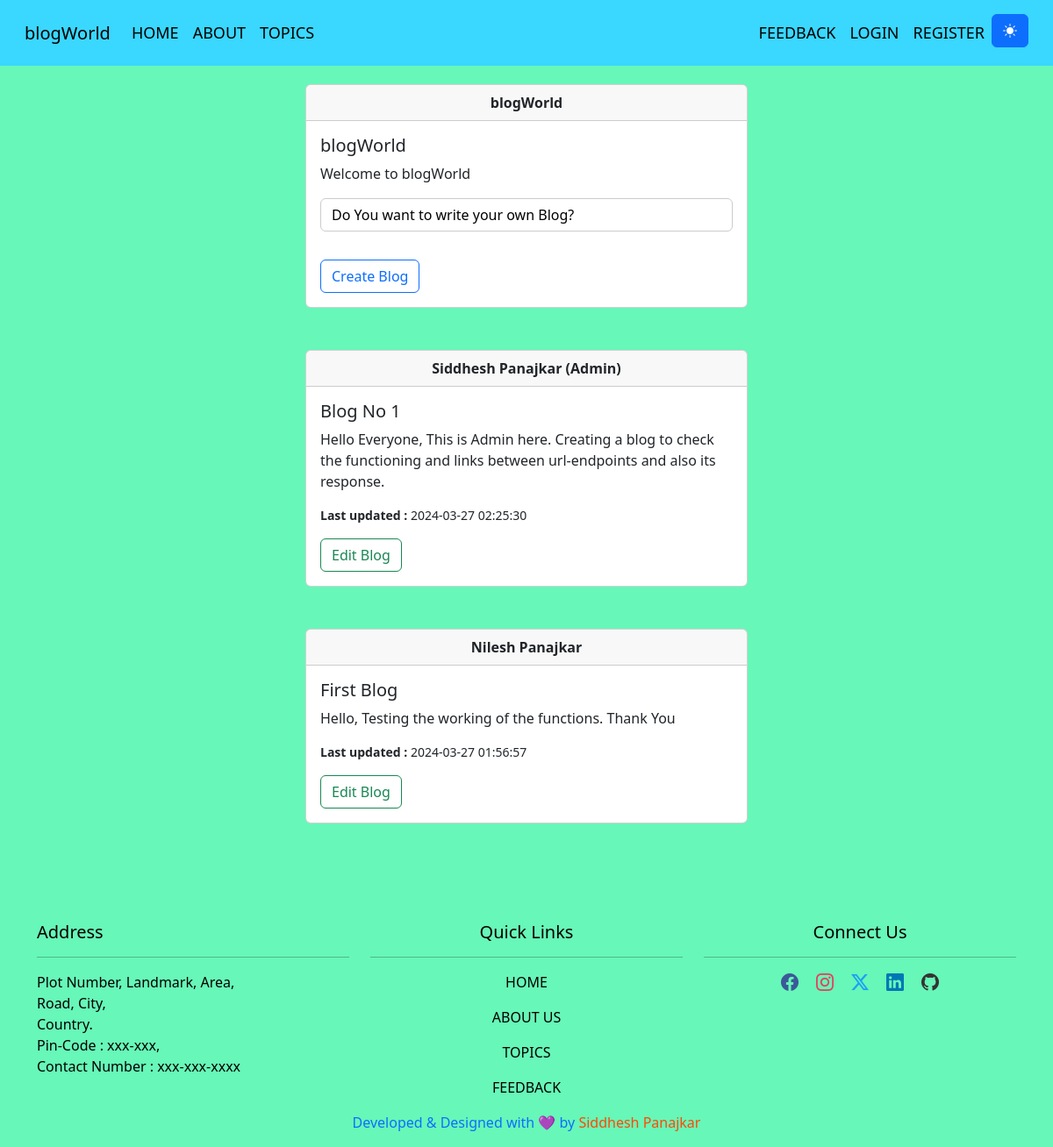
The app's page /, older data.
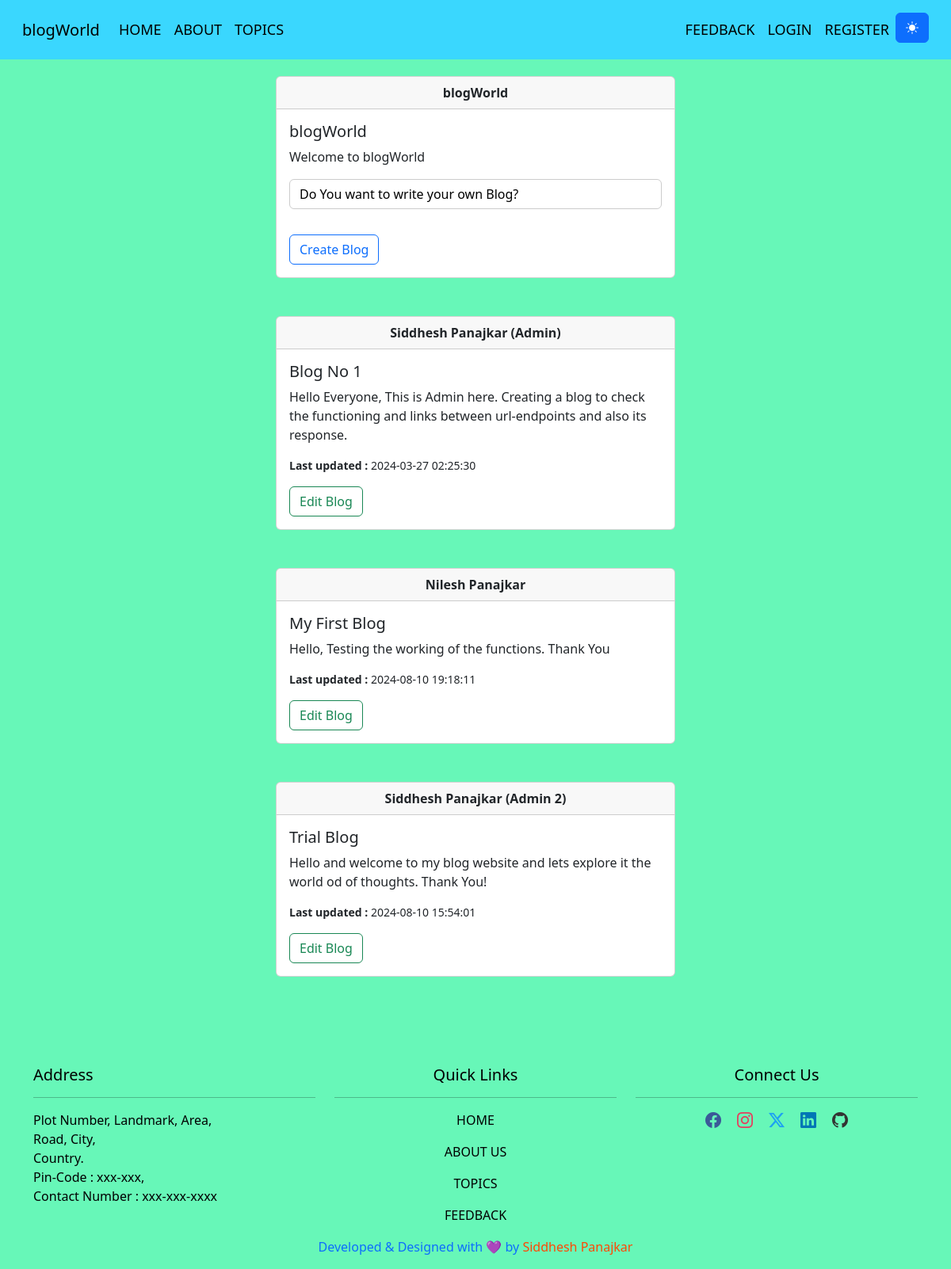
The same page, newer data.
### blogWebApp/models.py (models this page shows, shortened)
class BlogEntry(models.Model):
    topic_name = models.CharField(max_length=40, verbose_name='Topic Name')
    categories = models.ManyToManyField('BlogCategory', related_name='blog_entries', verbose_name='Categories')
    date_of_creation = models.DateField(verbose_name='Date of Creation',  default=timezone.now)
    last_updated_at = models.DateTimeField(verbose_name='Last Updated At', auto_now=True)
    blog_script = models.TextField(verbose_name='Blog Script')
    author = models.ForeignKey(settings.AUTH_USER_MODEL, on_delete=models.CASCADE, related_name='blog_entries', default=1)
    image = models.ImageField(upload_to='blog_images/', verbose_name=_('Image'), null=True, blank=True)
    def formatted_last_updated_at(self):
        tz = pytz.timezone('Asia/Kolkata')
        localized_time = timezone.localtime(self.last_updated_at, tz)
        return localized_time.strftime('%Y-%m-%d %H:%M:%S')
    class Meta:
        verbose_name = _('Blog Entry')
        verbose_name_plural = _('Blog Entries')

### blogWebApp/views.py (the view)
# urls.py: 2. Add a URL to urlpatterns:  path('', views.home, name='home')
def home(request):
    if request.method == 'GET':
        blog_entries = BlogEntry.objects.all().select_related('author')
        return render(request, 'index.html', {'blog_entries': blog_entries})
    else:
        return render(request, 'methodnotallowed.html')

### templates/index.html (shortened to what this page needs)
{% extends 'base.html' %}
{% load static %}
{% block 'main' %}
<div class="container col-md-6 p-5 mt-5">
    <div class="card">
        <div class="card-header text-center">
            <strong>blogWorld</strong>
        </div>
        <div class="card-body">
            <h5 class="card-title">blogWorld</h5>
            <p class="card-text">Welcome to blogWorld</p>
            <p class="form-control theme-textarea" id="textarea" rows="1">Do You want to write your own Blog?</p>
            <a href="{% url 'create_blog' %}" class="btn btn-outline-primary mt-3">Create Blog</a>
        </div>
    </div>
    {% for blog_entry in blog_entries %}
    <div class="card mt-5">
        <div class="card-header text-center">
            <strong>{{ blog_entry.author.first_name }}</strong>
        </div>
        <div class="card-body">
            <h5 class="card-title">{{ blog_entry.topic_name }}</h5>
            <p class="card-text">{{ blog_entry.blog_script }}</p>
            <small>
                <p class="card-text"><strong>Last updated : </strong> {{ blog_entry.formatted_last_updated_at|safe }}
                </p>
            </small>
            <a href="{% url 'edit_blog' blog_entry.id %}" class="btn btn-outline-success mt-3">Edit Blog</a>
        </div>
    </div>
    {% endfor %}
</div>
{% endblock 'main' %}

### templates/base.html (shortened to what this page needs)
{% load static %}
<!DOCTYPE html>
<html lang="en">
<head>
    <link rel="stylesheet" href="https://cdn.jsdelivr.net/npm/bootstrap-icons@1.11.3/font/bootstrap-icons.min.css">
    <link rel="stylesheet" href="{% static './asset/css/bootstrap.min.css' %}">
    <link rel="stylesheet" href="{% static './asset/css/style.css' %}">
</head>
<body class="light-mode">
    <div class="container">
        <div class="row">
            <div class="col-md-12">
                <nav class="navbar fixed-top navbar-expand-lg p-3">
                    <div class="container-fluid">
                        <a class="navbar-brand" href="/">blogWorld</a>
                        <div class="collapse navbar-collapse" id="navbarNav">
                            <ul class="navbar-nav">
                                <li class="nav-item">
                                    <a class="nav-link active" aria-current="page" href="{% url 'blog-home' %}"
                                        style="font-size: large;">HOME</a>
                                </li>
                                <li class="nav-item">
                                    <a class="nav-link active" href="{% url 'blog-about' %}"
                                        style="font-size: large;">ABOUT</a>
                                </li>
                                <li class="nav-item">
                                    <a class="nav-link active" href="{% url 'blog-category' %}"
                                        style="font-size: large;">TOPICS</a>
                                </li>
                            </ul>
                        </div>
                        <div class="justify-content-end collapse navbar-collapse" id="navbarNav">
                            <ul class="navbar-nav">
                                <li class="nav-item">
                                    <a class="nav-link active" href="{% url 'user-contact' %}"
                                        style="font-size: large;">FEEDBACK</a>
                                </li>
                                {% if user.is_authenticated %}
                                <li class="nav-item">
                                    <a class="nav-link active" href="{% url 'user-profile' %}" title="Profile"
                                        style="font-size: large;"><i class="bi bi-person-circle"></i></a>
                                </li>
                                <li class="nav-item">
                                    <a class="nav-link active" href="{% url 'user-logout' %}" title="Logout"
                                        style="font-size: large;"><i class="bi bi-box-arrow-left"></i></a>
                                </li>
                                {% else %}
                                <li class="nav-item">
                                    <a class="nav-link active" href="{% url 'user-login' %}"
                                        style="font-size: large;">LOGIN</a>
                                </li>
                                <li class="nav-item">
                                    <a class="nav-link active" href="{% url 'user-register' %}"
                                        style="font-size: large;">REGISTER</a>
                                </li>
                                {% endif %}
                                <li class="nav-item">
                                    <button id="theme-toggle" class="btn btn-primary"><i id="theme-icon"
                                            class="bi bi-sun-fill"></i></button>
                                </li>
                            </ul>
                        </div>
                    </div>
                </nav>
            </div>
        </div>
    </div>
    {% block 'main' %}
    {% endblock 'main' %}
    <footer>
        <div class="container pt-3">
            <div class="row mt-5">
                <div class="col-md-4 text-center-left address">
                    <h5>Address</h5>
                    <hr>
                    Plot Number, Landmark, Area, <br>
                    Road, City, <br>
                    Country. <br>
                    Pin-Code : xxx-xxx, <br>
                    <p>Contact Number : xxx-xxx-xxxx</p>
                </div>
                <div class="col-md-4 text-center address">
                    <h5>Quick Links</h5>
                    <hr>
                    <p><a href="{% url 'blog-home' %}" class="anchor">HOME</a></p>
                    <p><a href="{% url 'blog-about' %}" class="anchor">ABOUT US</a></p>
                    <p><a href="{% url 'blog-category' %}" class="anchor">TOPICS</a></p>
                    <p><a href="{% url 'user-contact' %}" class="anchor">FEEDBACK</a></p>
                </div>
                <div class="col-md-4 address">
                    <h5 style="text-align: center;">Connect Us</h5>
                    <hr>
                    <div style="display: flex; justify-content: center;">
                        <h5 style="margin-right: 20px;">
                            <a href="https://www.facebook.com" target="_blank"
                                style="color: #3b5998; text-decoration: none;">
                                <i class="bi bi-facebook"></i>
                            </a>
                        </h5>
                        <h5 style="margin-right: 20px;">
                            <a href="https://www.instagram.com" target="_blank"
                                style="color: #e4405f; text-decoration: none;">
                                <i class="bi bi-instagram"></i>
                            </a>
                        </h5>
                        <h5 style="margin-right: 20px;">
                            <a href="https://www.twitter.com" target="_blank"
                                style="color: #1da1f2; text-decoration: none;">
                                <i class="bi bi-twitter-x"></i>
                            </a>
                        </h5>
                        <h5 style="margin-right: 20px;">
                            <a href="https://in.linkedin.com" target="_blank"
                                style="color: #0077b5; text-decoration: none;">
                                <i class="bi bi-linkedin"></i>
                            </a>
                        </h5>
                        <h5>
                            <a href="https://github.com" target="_blank" style="color: #333; text-decoration: none;">
                                <i class="bi bi-github"></i>
                            </a>
                        </h5>
                    </div>
                </div>
            </div>
        </div>
        <p class="text-center mb-2 pb-2 text-primary">Developed & Designed with 💜 by <a class="anchor" href="https://siddheshp1996.github.io/SiddheshPortfolio/" target="_blank" style="color:#fe4905">Siddhesh Panajkar</a></p>
    </footer>
</body>
</html>

### static/asset/css/style.css (style rules this page uses)
body { background-color: #67f7b8; }
nav { background-color: #3ad7fe; }
.anchor { text-decoration: none; }
.address { color: black; }
.container .row:nth-child(1) p a { color: black; }

### templates/index.html (style rules this page uses)
.theme-textarea { background-color: #ffffff; color: #000000; border: 1px solid #cccccc; }

Row changes from the older to the newer data that the page shows:
changed BlogEntry "Hello, Testing the working of the functions. Thank You": topic_name "First Blog" → "My First Blog"; formatted_last_updated_at "2024-03-27 01:56:57" → "2024-08-10 19:18:11"
added BlogEntry: author.first_name "Siddhesh Panajkar (Admin 2)", topic_name "Trial Blog", blog_script "Hello and welcome to my blog website and lets explore it the world od of thoughts. Thank You!", formatted_last_updated_at "2024-08-10 15:54:01"
